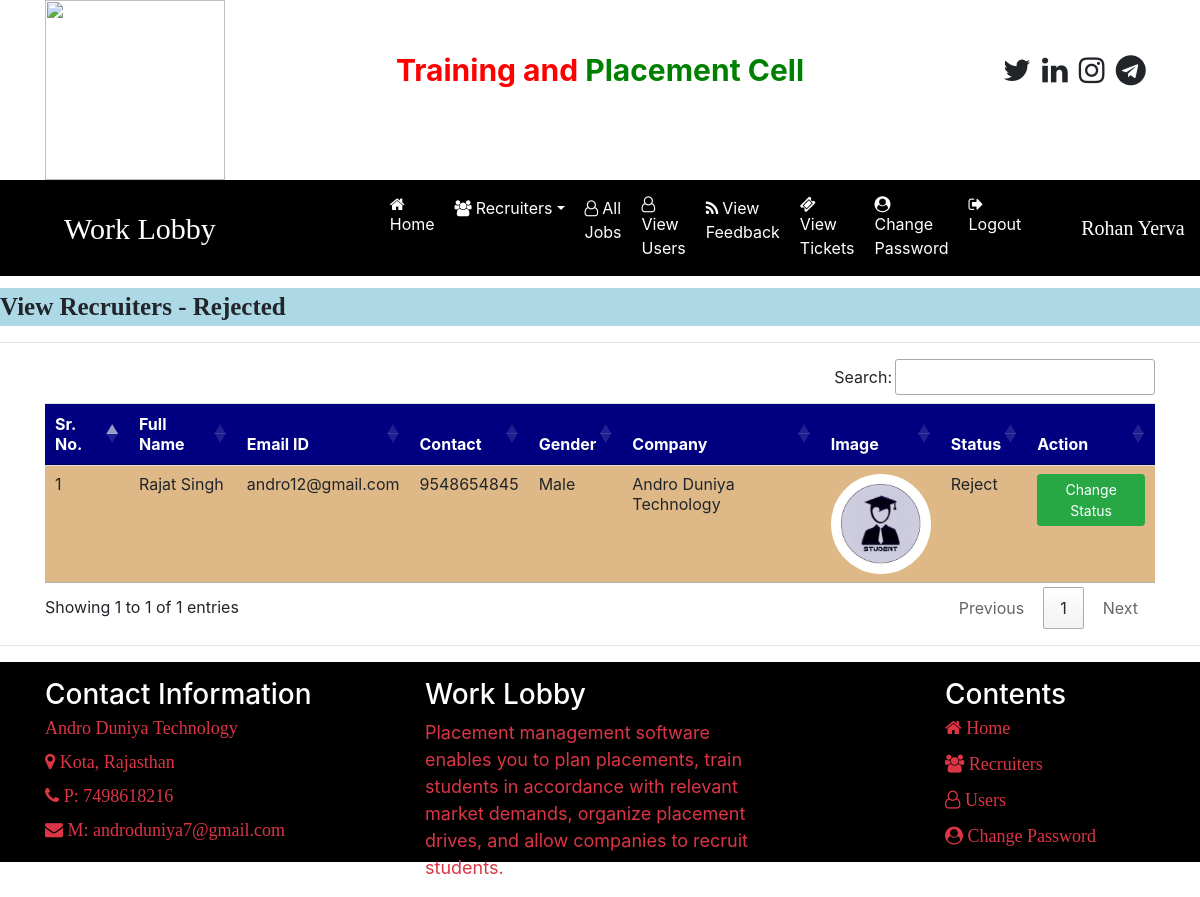
Page /recruiter_reject (signed in) on the committed database.
### job/models.py (models this page shows, shortened)
class Recruiter(models.Model):
    user = models.ForeignKey(User, on_delete=models.CASCADE)
    mobile = models.CharField(max_length=15, null=True)
    image = models.FileField(null=True)
    gender = models.CharField(max_length=10, null=True)
    company = models.CharField(max_length=100, null=True)
    type = models.CharField(max_length=15, null=True)
    status = models.CharField(max_length=20, null=True)

### job/views.py (the view)
# urls.py: path('recruiter_reject', recruiter_reject, name="recruiter_reject"),
def recruiter_reject(request):
    if not request.user.is_authenticated:
        return redirect('admin_login')
    data = Recruiter.objects.filter(status='Reject')
    d = {'data': data}
    return render(request, 'recruiter_reject.html', d)

### job/templates/recruiter_reject.html
{% load static %}
{% block body %}
{% include 'admin_navigation.html'%}
<marquee style="font-family: 'Monotype Corsiva'; font-size:25px; color:darkcolor; background-color:lightblue; font-weight:bold; margin-top:1%">
    View Recruiters - Rejected
</marquee>
<hr>
<div class="container">
<table class="table table-hover" id="example">
    <thead>
    <tr style="background-color: #000080; color:white">
        <th>Sr. No.</th>
        <th>Full Name</th>
        <th>Email ID</th>
        <th>Contact</th>
        <th>Gender</th>
        <th>Company</th>
        <th>Image</th>
        <th>Status</th>
        <th>Action</th>
    </tr>
    </thead>
    <tbody>
    {% for i in data %}
    <tr style="background-color: #DEB887 ">
        <td>{{forloop.counter}}</td>
        <td>{{i.user.first_name}} {{i.user.last_name}}</td>
        <td>{{i.user.username}}</td>
        <td>{{i.mobile}}</td>
        <td>{{i.gender}}</td>
        <td>{{i.company}}</td>
        <td><img src="{{i.image.url}}" style="width:100px; height:100px; border-radius:50%"></td>
        <td>{{i.status}}</td>
         <td><a href="{% url 'change_status' i.id %}" class="btn btn-success btn-sm">Change Status</a></td>
    </tr>
    {% endfor %}
    </tbody>
</table>
</div>
<hr>
{% include 'footer_admin.html'%}
{% endblock body%}

### job/templates/admin_navigation.html (shortened to what this page needs)
<html>
<head>
{% load static %}
  <link rel="stylesheet" href="https://cdn.jsdelivr.net/npm/bootstrap@4.6.2/dist/css/bootstrap.min.css">
<link rel="stylesheet" href="https://cdnjs.cloudflare.com/ajax/libs/font-awesome/4.7.0/css/font-awesome.min.css">
    <link rel = "stylesheet" href = "https://cdn.datatables.net/1.13.4/css/jquery.dataTables.min.css">
    <link rel = "stylesheet" href = "https://cdn.datatables.net/buttons/2.3.6/css/buttons.dataTables.min.css">
</head>
<body>
<div class="container">
    <div class="row">
        <div class="col-sm-3">
            <img src="{% static 'images/job1.jpg' %}" style="width:180px;height=150px">
        </div>
        <div class="col-sm-6 mt-5 text-center">
            <span style="font-weight:bold; font-size:30px">
                <span style="color:red">Training and</span>
                <span style="color:green">Placement Cell</span>
            </span>
        </div>
         <div class="col-sm-3 mt-5" style="padding-left:10%">
            <span style="font-weight:bold; font-size:30px">
               <span><i class="fa fa-twitter pl-1"></i></span>
                <span><i class="fa fa-linkedin pl-1"></i></span>
                <span><i class="fa fa-instagram pl-1"></i></span>
                <span><i class="fa fa-telegram pl-1"></i></span>
            </span>
        </div>
    </div>
</div>
<nav class="navbar navbar-expand-sm" style="background-color: black">
    <a class="navbar-brand text-white pl-5 font-weight:bold" style="font-family:'Monotype Corsiva';font-size:30px">Work Lobby</a>
<ul class="navbar-nav">
    <li class="nav-item">
        <a class="nav-link" href="{% url 'admin_home' %}" style="margin-left:150px"><i class="fa fa-home mr-1"></i>Home</a>
    </li>
    <li class="nav-item dropdown">
        <a class="nav-link dropdown-toggle" href="#" data-toggle="dropdown"><i class="fa fa-users mr-1"></i>Recruiters</a>
    </li>
     <li class="nav-item">
        <a class="nav-link" href="{% url 'admin_job' %}" ><i class="fa fa-user-o mr-1"></i>All Jobs</a>
    </li>
     <li class="nav-item">
        <a class="nav-link" href="{% url 'view_users' %}" ><i class="fa fa-user-o mr-1"></i>View Users</a>
    </li>
    <li class="nav-item">
        <a class="nav-link" href="{% url 'feedback_list' %}" ><i class="fa fa-rss mr-1"></i>View Feedback</a>
    </li>
    <li class="nav-item">
        <a class="nav-link" href="{% url 'ticket_list' %}" ><i class="fa fa-ticket mr-1"></i>View Tickets</a>
    </li>
    <li class="nav-item">
        <a class="nav-link" href="{% url 'change_passwordadmin' %}" ><i class="fa fa-user-circle mr-1"></i>Change Password</a>
    </li>
    <li class="nav-item">
        <a class="nav-link" href="{% url 'Logout' %}" ><i class="fa fa-sign-out mr-1"></i>Logout</a>
    </li>
</ul>
        <a class="navbar-brand text-white pl-5 font-weight:bold" style="font-family:'Monotype Corsiva';font-size:20px">{{request.user.first_name}} {{request.user.last_name}}</a>
</nav>
</body>
</html>

### job/templates/admin_navigation.html (style rules this page uses)
.nav-link { color:white !important; margin-right:4px; }

### rows in the picture
Recruiter: user.first_name "Rajat", user.last_name "Singh", user.username "andro12@gmail.com", mobile "9548654845", gender "Male", company "Andro Duniya Technology", image (picture), status "Reject"

### other values in the picture
{{ request.user.first_name }} "Rohan"
{{ request.user.last_name }} "Yerva"
